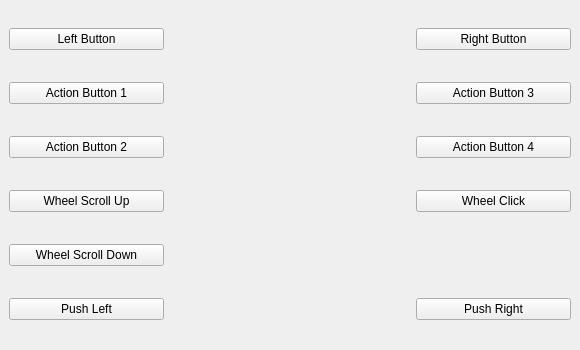
                    <widget class="QWidget" name="pgMBTopEasyShift">
                     <property name="geometry">
                      <rect>
                       <x>0</x>
                       <y>0</y>
                       <width>580</width>
                       <height>350</height>
                      </rect>
                     </property>
                     <attribute name="label">
                      <string>Top Buttons with EasyShift</string>
                     </attribute>
                     <attribute name="toolTip">
                      <string>Assign top buttons in combination with EasyShift (Thumb Pedal)</string>
                     </attribute>
                     <layout class="QGridLayout" name="gridLayout_18">
                      <property name="leftMargin">
                       <number>0</number>
                      </property>
                      <property name="topMargin">
                       <number>0</number>
                      </property>
                      <property name="rightMargin">
                       <number>0</number>
                      </property>
                      <property name="bottomMargin">
                       <number>0</number>
                      </property>
                      <property name="spacing">
                       <number>0</number>
                      </property>
                      <item row="0" column="0">
                       <spacer name="horizontalSpacer_12">
                        <property name="orientation">
                         <enum>Qt::Orientation::Horizontal</enum>
                        </property>
                        <property name="sizeHint" stdset="0">
                         <size>
                          <width>40</width>
                          <height>20</height>
                         </size>
                        </property>
                       </spacer>
                      </item>
                      <item row="0" column="1">
                       <widget class="QWidget" name="pnlTopEasyShift" native="true">
                        <property name="sizePolicy">
                         <sizepolicy hsizetype="Fixed" vsizetype="Fixed">
                          <horstretch>0</horstretch>
                          <verstretch>0</verstretch>
                         </sizepolicy>
                        </property>
                        <property name="minimumSize">
                         <size>
                          <width>580</width>
                          <height>350</height>
                         </size>
                        </property>
                        <property name="maximumSize">
                         <size>
                          <width>580</width>
                          <height>350</height>
                         </size>
                        </property>
                        <layout class="QGridLayout" name="gridLayout_13">
                         <property name="spacing">
                          <number>12</number>
                         </property>
                         <item row="5" column="1">
                          <spacer name="horizontalSpacer_16">
                           <property name="orientation">
                            <enum>Qt::Orientation::Horizontal</enum>
                           </property>
                           <property name="sizeType">
                            <enum>QSizePolicy::Policy::Fixed</enum>
                           </property>
                           <property name="sizeHint" stdset="0">
                            <size>
                             <width>240</width>
                             <height>24</height>
                            </size>
                           </property>
                          </spacer>
                         </item>
                         <item row="0" column="0">
                          <widget class="QPushButton" name="pbMBESTopLeft">
                           <property name="text">
                            <string>Left Button</string>
                           </property>
                          </widget>
                         </item>
                         <item row="1" column="0">
                          <widget class="QPushButton" name="pbMBESTopAction1">
                           <property name="text">
                            <string>Action Button 1</string>
                           </property>
                          </widget>
                         </item>
                         <item row="3" column="1">
                          <spacer name="horizontalSpacer_6">
                           <property name="orientation">
                            <enum>Qt::Orientation::Horizontal</enum>
                           </property>
                           <property name="sizeType">
                            <enum>QSizePolicy::Policy::Fixed</enum>
                           </property>
                           <property name="sizeHint" stdset="0">
                            <size>
                             <width>240</width>
                             <height>24</height>
                            </size>
                           </property>
                          </spacer>
                         </item>
                         <item row="3" column="2">
                          <widget class="QPushButton" name="pbMBESTopWClick">
                           <property name="text">
                            <string>Wheel Click</string>
                           </property>
                          </widget>
                         </item>
                         <item row="3" column="0">
                          <widget class="QPushButton" name="pbMBESTopWScrollUp">
                           <property name="text">
                            <string>Wheel Scroll Up</string>
                           </property>
                          </widget>
                         </item>
                         <item row="2" column="2">
                          <widget class="QPushButton" name="pbMBESTopAction4">
                           <property name="text">
                            <string>Action Button 4</string>
                           </property>
                          </widget>
                         </item>
                         <item row="1" column="1">
                          <spacer name="horizontalSpacer_8">
                           <property name="orientation">
                            <enum>Qt::Orientation::Horizontal</enum>
                           </property>
                           <property name="sizeType">
                            <enum>QSizePolicy::Policy::Fixed</enum>
                           </property>
                           <property name="sizeHint" stdset="0">
                            <size>
                             <width>240</width>
                             <height>24</height>
                            </size>
                           </property>
                          </spacer>
                         </item>
                         <item row="2" column="1">
                          <spacer name="horizontalSpacer_7">
                           <property name="orientation">
                            <enum>Qt::Orientation::Horizontal</enum>
                           </property>
                           <property name="sizeType">
                            <enum>QSizePolicy::Policy::Fixed</enum>
                           </property>
                           <property name="sizeHint" stdset="0">
                            <size>
                             <width>240</width>
                             <height>24</height>
                            </size>
                           </property>
                          </spacer>
                         </item>
                         <item row="5" column="2">
                          <widget class="QPushButton" name="pbMBESTopPushRight">
                           <property name="text">
                            <string>Push Right</string>
                           </property>
                          </widget>
                         </item>
                         <item row="0" column="1">
                          <spacer name="horizontalSpacer_9">
                           <property name="orientation">
                            <enum>Qt::Orientation::Horizontal</enum>
                           </property>
                           <property name="sizeType">
                            <enum>QSizePolicy::Policy::Fixed</enum>
                           </property>
                           <property name="sizeHint" stdset="0">
                            <size>
                             <width>240</width>
                             <height>24</height>
                            </size>
                           </property>
                          </spacer>
                         </item>
                         <item row="2" column="0">
                          <widget class="QPushButton" name="pbMBESTopAction2">
                           <property name="text">
                            <string>Action Button 2</string>
                           </property>
                          </widget>
                         </item>
                         <item row="5" column="0">
                          <widget class="QPushButton" name="pbMBESTopPushLeft">
                           <property name="text">
                            <string>Push Left</string>
                           </property>
                          </widget>
                         </item>
                         <item row="0" column="2">
                          <widget class="QPushButton" name="pbMBESTopRight">
                           <property name="text">
                            <string>Right Button</string>
                           </property>
                          </widget>
                         </item>
                         <item row="1" column="2">
                          <widget class="QPushButton" name="pbMBESTopAction3">
                           <property name="text">
                            <string>Action Button 3</string>
                           </property>
                          </widget>
                         </item>
                         <item row="4" column="0">
                          <widget class="QPushButton" name="pbMBESTopWScrollDown">
                           <property name="text">
                            <string>Wheel Scroll Down</string>
                           </property>
                          </widget>
                         </item>
                         <item row="4" column="1">
                          <spacer name="horizontalSpacer_27">
                           <property name="orientation">
                            <enum>Qt::Orientation::Horizontal</enum>
                           </property>
                           <property name="sizeType">
                            <enum>QSizePolicy::Policy::Fixed</enum>
                           </property>
                           <property name="sizeHint" stdset="0">
                            <size>
                             <width>240</width>
                             <height>24</height>
                            </size>
                           </property>
                          </spacer>
                         </item>
                        </layout>
                       </widget>
                      </item>
                      <item row="0" column="2">
                       <spacer name="horizontalSpacer_18">
                        <property name="orientation">
                         <enum>Qt::Orientation::Horizontal</enum>
                        </property>
                        <property name="sizeHint" stdset="0">
                         <size>
                          <width>12</width>
                          <height>20</height>
                         </size>
                        </property>
                       </spacer>
                      </item>
                      <item row="1" column="1">
                       <spacer name="verticalSpacer_4">
                        <property name="orientation">
                         <enum>Qt::Orientation::Vertical</enum>
                        </property>
                        <property name="sizeHint" stdset="0">
                         <size>
                          <width>20</width>
                          <height>159</height>
                         </size>
                        </property>
                       </spacer>
                      </item>
                     </layout>
                    </widget>
